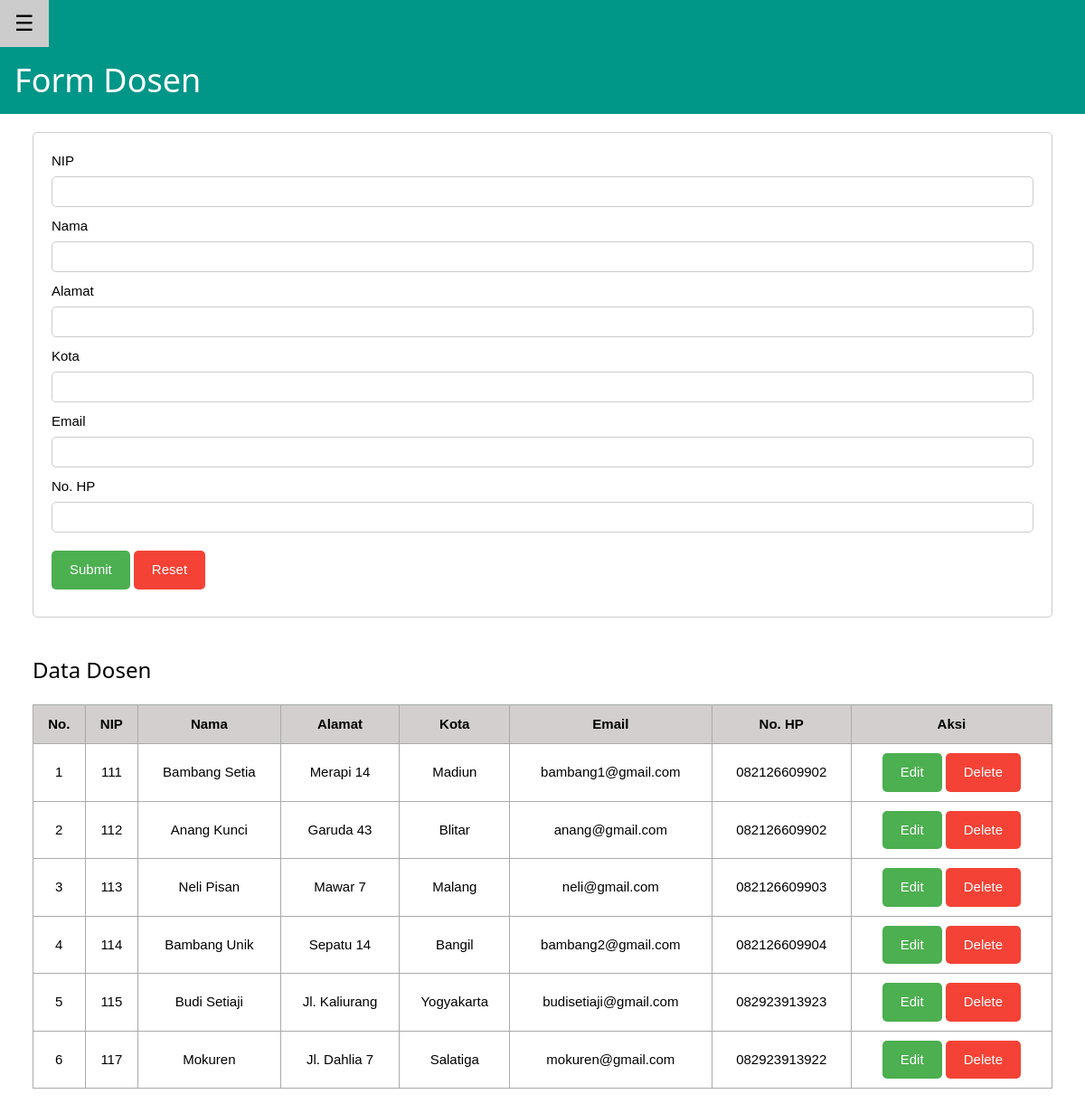
Screenshot of /dosen/index.php with the database file from the repository.
### tables this page shows
CREATE TABLE `dosen` (
  `NIP` varchar(20) DEFAULT NULL,
  `NAMA` varchar(100) DEFAULT NULL,
  `ALAMAT` varchar(100) DEFAULT NULL,
  `KOTA` varchar(50) DEFAULT NULL,
  `EMAIL` varchar(100) DEFAULT NULL,
  `NOHP` varchar(15) DEFAULT NULL
);

### functions.php (called while the page is built, shortened)
<?php
$conn = mysqli_connect("localhost", "root", "", "baak_pens");
function query($query) {
    global $conn;
    $result = mysqli_query($conn, $query);
    $rows = [];
    while ($row = mysqli_fetch_assoc($result) ) {
        $rows[] = $row;
    }
    return $rows;
}
?>

### dosen/index.php (the view, shortened to what this page needs)
<?php
require '../functions.php';
$dosen = query("SELECT * FROM dosen");
?>
<!DOCTYPE html>
<html lang="en">
<head>
    <link rel="stylesheet" href="../w3.css">
    <link rel="stylesheet" href="../style.css">
</head>
<body>
    <div id="main">
        <div class="w3-teal">
            <button id="openNav" class="w3-button w3-teal w3-xlarge" onclick="w3_open()">&#9776;</button>
            <div class="w3-container">
                <h1>Form Dosen</h1>
            </div>
        </div>
        <div class="w3-container">
            <form action="" method="POST" id="myFormId">
                <div>
                    <div>
                        <label for="nip">NIP</label>
                        <input type="text" id="nip" name="NIP" value="" required>
                    </div>
                    <div>
                        <label for="nama">Nama</label>
                        <input type="text" id="nama" name="NAMA" value="" required>
                    </div>
                    <div>
                        <label for="alamat">Alamat</label>
                        <input type="text" id="alamat" name="ALAMAT" value="" required>
                    </div>
                    <div>
                        <label for="kota">Kota</label>
                        <input type="text" id="kota" name="KOTA" value="" required>
                    </div>
                    <div>
                        <label for="email">Email</label>
                        <input type="text" id="email" name="EMAIL" value="" required>
                    </div>
                    <div>
                        <label for="nohp">No. HP</label>
                        <input type="text" id="nohp" name="NOHP" value="" required>
                    </div>
                    <div class="button">
                        <button class="submit" type="submit" name="submit">Submit</button>
                        <button class="reset" type="reset" name="reset">Reset</button>
                    </div>
                </div>
            </form>
            <h3 class="h3-data">Data Dosen</h3>
            <table>
                <thead>
                    <tr>
                        <th class="number">No.</th>
                        <th>NIP</th>
                        <th>Nama</th>
                        <th>Alamat</th>
                        <th>Kota</th>
                        <th>Email</th>
                        <th>No. HP</th>
                        <th>Aksi</th>
                    </tr>
                </thead>
                <tbody>
                    <?php $no = 1; ?>
                    <?php foreach($dosen as $row) : ?>
                    <tr>
                        <td><?= $no; ?></td>
                        <td><?= $row["NIP"]; ?></td>
                        <td><?= $row["NAMA"]; ?></td>
                        <td><?= $row["ALAMAT"]; ?></td>
                        <td><?= $row["KOTA"]; ?></td>
                        <td><?= $row["EMAIL"]; ?></td>
                        <td><?= $row["NOHP"]; ?></td>
                        <td class="btn-link">
                            <button class="submit"><a href="edit.php?NIP=<?= $row["NIP"]; ?>">Edit</a></button>
                            <button class="reset"><a href="delete.php?NIP=<?= $row["NIP"]; ?>"  onclick="return confirm('Apakah anda yakin ingin menghapus data?');">Delete</a></button>
                        </td>
                    </tr>
                    <?php $no++; ?>
                    <?php endforeach; ?>
                </tbody>
            </table>
        </div>
    </div>
</body>
</html>

### w3.css (style rules this page uses)
*,*:before,*:after { box-sizing:inherit }
html { -ms-text-size-adjust:100%;-webkit-text-size-adjust:100% }
body { margin:0 }
a { background-color:transparent }
button,input,select,textarea,optgroup { font:inherit;margin:0 }
button,input { overflow:visible }
button,select { text-transform:none }
button,[type=button],[type=reset],[type=submit] { -webkit-appearance:button }
html,body { font-family:Verdana,sans-serif;font-size:15px;line-height:1.5 }
html { overflow-x:hidden }
h1 { font-size:36px }
h3 { font-size:24px }
h1,h2,h3,h4,h5,h6 { font-family:"Segoe UI",Arial,sans-serif;font-weight:400;margin:10px 0 }
a { color:inherit }
.w3-btn,.w3-button { border:none;display:inline-block;padding:8px 16px;vertical-align:middle;overflow:hidden;text-decoration:none;color:inherit;background-color:inherit;text-align:center;cursor:pointer;white-space:nowrap }
.w3-btn,.w3-button { -webkit-touch-callout:none;-webkit-user-select:none;-khtml-user-select:none;-moz-user-select:none;-ms-user-select:none;user-select:none }
.w3-main,#main { transition:margin-left .4s }
.w3-container:after,.w3-container:before,.w3-panel:after,.w3-panel:before,.w3-row:after,.w3-row:before,.w3-row-padding:after,.w3-row-padding:before, .w3-cell-row:before,.w3-cell-row:after,.w3-clear:after,.w3-clear:before,.w3-bar:before,.w3-bar:after { content:"";display:table;clear:both }
.w3-container,.w3-panel { padding:0.01em 16px }
.w3-xlarge { font-size:24px!important }
.w3-teal,.w3-hover-teal:hover { color:#fff!important;background-color:#009688!important }

### style.css (style rules this page uses)
form { margin: 20px; padding: 20px; border: 1px solid #ccc; border-radius: 5px; }
form div { margin-bottom: 10px; }
form div label { display: block; margin-bottom: 5px; }
form div input[type="text"], form div select { width: 100%; padding: 5px; border: 1px solid #ccc; border-radius: 5px; }
.button { margin-top: 20px; margin-bottom: 0; }
.btn-link a { text-decoration: none; }
.submit { background-color: #4CAF50; color: white; border: none; border-radius: 5px; padding: 10px 20px; cursor: pointer; }
.reset { background-color: #f44336; color: white; border: none; border-radius: 5px; padding: 10px 20px; cursor: pointer; }
.h3-data { margin: 40px 0px 20px 20px; }
table { margin: 10px 20px 80px 20px; border-collapse: collapse; width: calc(100% - 40px); }
table thead { background-color: #d3cfcf; }
table th, table td { border: 1px solid #aaaaaa; padding: 10px; text-align: center; }

### rows the page displays
dosen: NIP "111", NAMA "Bambang Setia", ALAMAT "Merapi 14", KOTA "Madiun", EMAIL "bambang1@gmail.com", NOHP "082126609902"
dosen: NIP "112", NAMA "Anang Kunci", ALAMAT "Garuda 43", KOTA "Blitar", EMAIL "anang@gmail.com", NOHP "082126609902"
dosen: NIP "113", NAMA "Neli Pisan", ALAMAT "Mawar 7", KOTA "Malang", EMAIL "neli@gmail.com", NOHP "082126609903"
dosen: NIP "114", NAMA "Bambang Unik", ALAMAT "Sepatu 14", KOTA "Bangil", EMAIL "bambang2@gmail.com", NOHP "082126609904"
dosen: NIP "115", NAMA "Budi Setiaji", ALAMAT "Jl. Kaliurang", KOTA "Yogyakarta", EMAIL "budisetiaji@gmail.com", NOHP "082923913923"
dosen: NIP "117", NAMA "Mokuren", ALAMAT "Jl. Dahlia 7", KOTA "Salatiga", EMAIL "mokuren@gmail.com", NOHP "082923913922"
